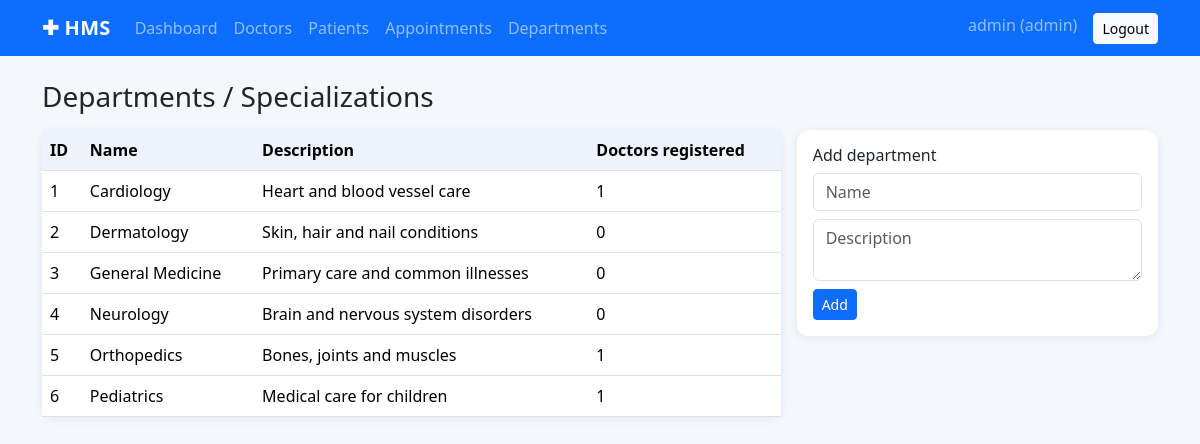
/admin/departments (signed in), run on the app's committed database.
### tables this page shows
CREATE TABLE users (
    id INTEGER PRIMARY KEY AUTOINCREMENT,
    username TEXT UNIQUE NOT NULL,
    password_hash TEXT NOT NULL,
    role TEXT NOT NULL CHECK (role IN ('admin','doctor','patient')),
    is_active INTEGER NOT NULL DEFAULT 1
);

CREATE TABLE departments (
    id INTEGER PRIMARY KEY AUTOINCREMENT,
    name TEXT UNIQUE NOT NULL,
    description TEXT DEFAULT ''
);

### routes/admin.py (the view, shortened to what this page needs)
@bp.route("/departments", methods=["GET", "POST"])
@role_required("admin")
def departments():
    db = get_db()
    rows = db.execute(
        "SELECT dep.*, COUNT(d.id) AS doctors_registered FROM departments dep "
        "LEFT JOIN doctors d ON d.department_id=dep.id GROUP BY dep.id ORDER BY dep.name"
    ).fetchall()
    return render_template("admin/departments.html", departments=rows)

### db.py (called while the page is built)
def get_db():
    if "db" not in g:
        g.db = sqlite3.connect(DB_PATH)
        g.db.row_factory = sqlite3.Row
        g.db.execute("PRAGMA foreign_keys = ON")
    return g.db

### services.py (called while the page is built)
def role_required(role):
    def deco(f):
        @wraps(f)
        def wrapper(*a, **k):
            if g.user is None:
                flash("Please log in first.", "warning")
                return redirect(url_for("auth.login"))
            if g.user["role"] != role:
                abort(403)
            return f(*a, **k)
        return wrapper
    return deco

### templates/admin/departments.html
{% extends "base.html" %}
{% block content %}
<h3 class="mb-3">Departments / Specializations</h3>
<div class="row g-3">
<div class="col-md-8"><div class="card"><table class="table mb-0"><thead><tr><th>ID</th><th>Name</th><th>Description</th><th>Doctors registered</th></tr></thead><tbody>
{% for d in departments %}<tr><td>{{ d.id }}</td><td>{{ d.name }}</td><td>{{ d.description }}</td><td>{{ d.doctors_registered }}</td></tr>{% endfor %}
</tbody></table></div></div>
<div class="col-md-4"><div class="card p-3"><h6>Add department</h6>
<form method="post"><input name="name" class="form-control mb-2" placeholder="Name" required>
<textarea name="description" class="form-control mb-2" rows="2" placeholder="Description"></textarea><button class="btn btn-primary btn-sm">Add</button></form></div></div>
</div>
{% endblock %}

### templates/base.html (shortened to what this page needs)
<!doctype html>
<html lang="en">
<head>
  <link href="https://cdn.jsdelivr.net/npm/bootstrap@5.3.3/dist/css/bootstrap.min.css" rel="stylesheet">
  <link href="{{ url_for('static', filename='style.css') }}" rel="stylesheet">
</head>
<body>
<nav class="navbar navbar-expand-lg navbar-dark bg-primary mb-4">
  <div class="container">
    <a class="navbar-brand" href="{{ url_for('auth.index') }}">&#10010; HMS</a>
    <div id="nav" class="collapse navbar-collapse">
      <ul class="navbar-nav me-auto">
      {% if g.user and g.user.role == 'admin' %}
        <li class="nav-item"><a class="nav-link" href="{{ url_for('admin.dashboard') }}">Dashboard</a></li>
        <li class="nav-item"><a class="nav-link" href="{{ url_for('admin.doctors') }}">Doctors</a></li>
        <li class="nav-item"><a class="nav-link" href="{{ url_for('admin.patients') }}">Patients</a></li>
        <li class="nav-item"><a class="nav-link" href="{{ url_for('admin.appointments') }}">Appointments</a></li>
        <li class="nav-item"><a class="nav-link" href="{{ url_for('admin.departments') }}">Departments</a></li>
      {% elif g.user and g.user.role == 'doctor' %}
        <li class="nav-item"><a class="nav-link" href="{{ url_for('doctor.dashboard') }}">Dashboard</a></li>
        <li class="nav-item"><a class="nav-link" href="{{ url_for('doctor.availability') }}">My Availability</a></li>
      {% endif %}
      </ul>
      <ul class="navbar-nav">
      {% if g.user %}
        <li class="nav-item"><span class="navbar-text me-3">{{ g.profile.name if g.profile else g.user.username }} ({{ g.user.role }})</span></li>
        <li class="nav-item"><a class="btn btn-light btn-sm" href="{{ url_for('auth.logout') }}">Logout</a></li>
      {% else %}
        <li class="nav-item"><a class="nav-link" href="{{ url_for('auth.login') }}">Login</a></li>
        <li class="nav-item"><a class="nav-link" href="{{ url_for('auth.register') }}">Register</a></li>
      {% endif %}
      </ul>
    </div>
  </div>
</nav>
<main class="container pb-5">
  {% block content %}{% endblock %}
</main>
</body>
</html>

### static/style.css (style rules this page uses)
body { background:#f4f7fb; }
.navbar-brand { font-weight:700; letter-spacing:.3px; }
.card { border:0; border-radius:12px; box-shadow:0 2px 10px rgba(30,60,110,.08); }
.table thead th { background:#eef3fb; font-weight:600; }

### data on the page
users: profile "admin", user.role "admin"
departments: id "1", name "Cardiology", description "Heart and blood vessel care", doctors_registered "1"
departments: id "2", name "Dermatology", description "Skin, hair and nail conditions", doctors_registered "0"
departments: id "3", name "General Medicine", description "Primary care and common illnesses", doctors_registered "0"
departments: id "4", name "Neurology", description "Brain and nervous system disorders", doctors_registered "0"
departments: id "5", name "Orthopedics", description "Bones, joints and muscles", doctors_registered "1"
departments: id "6", name "Pediatrics", description "Medical care for children", doctors_registered "1"
